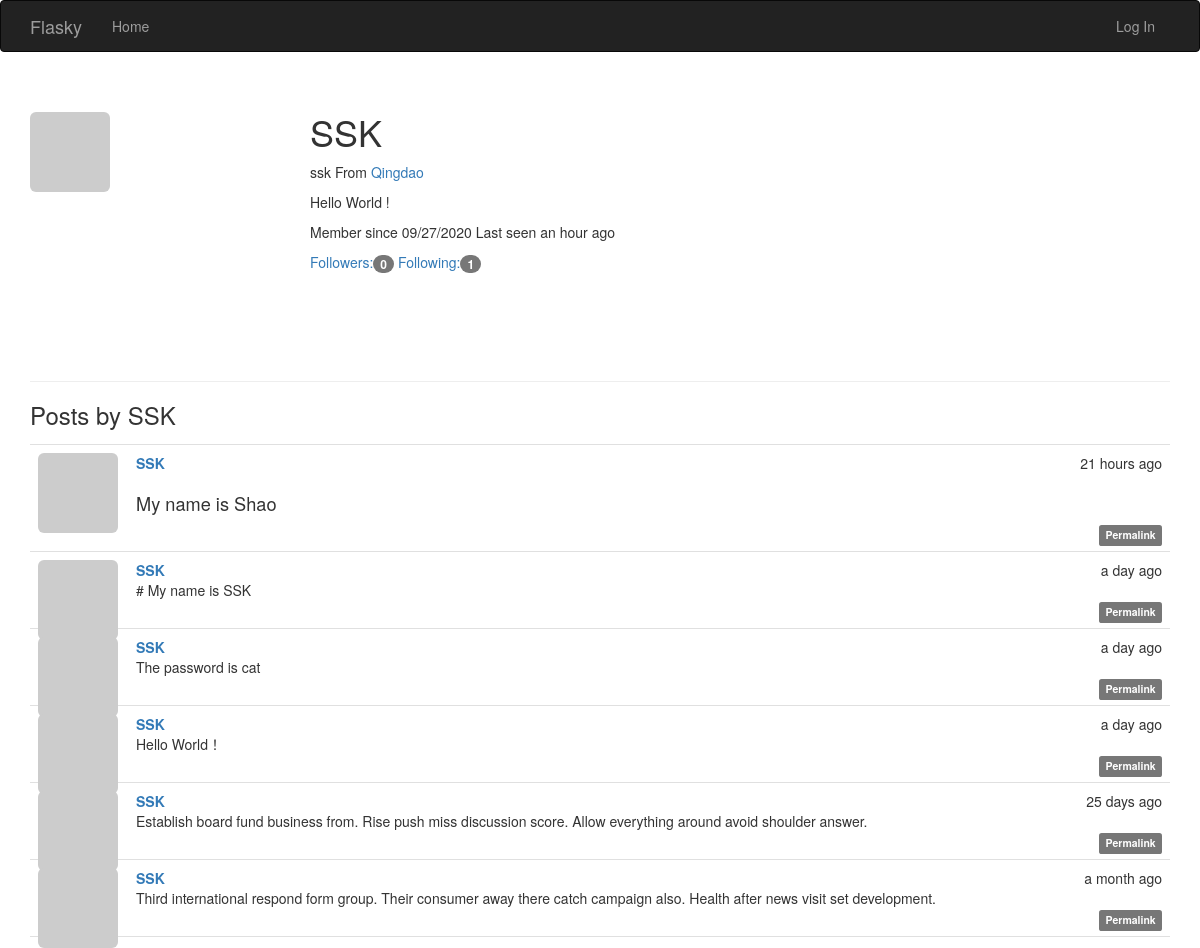
Page /user/SSK on the earlier database version.
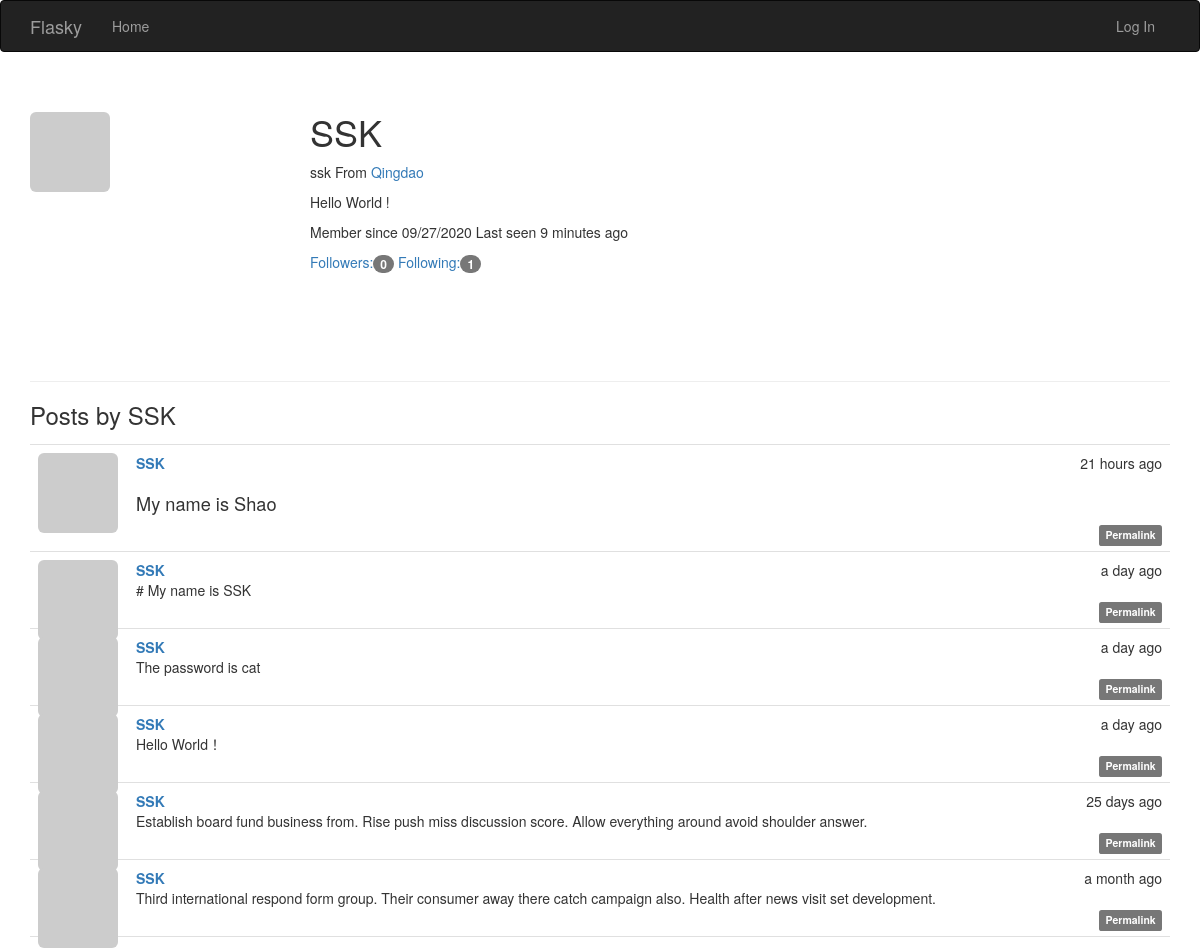
Same page on the later database version.
### app/models.py (models this page shows, shortened)
class User(UserMixin,db.Model):
    __tablename__='users'
    id = db.Column(db.Integer,primary_key=True)
    email = db.Column(db.String(64),unique=True,index=True)
    role_id = db.Column(db.Integer,db.ForeignKey('roles.id'))
    username = db.Column(db.String(64), unique=True, index=True)
    password_hash=db.Column(db.String(128))
    confirmed = db.Column(db.Boolean,default=False)
    name = db.Column(db.String(64))
    location = db.Column(db.String(64))
    about_me = db.Column(db.Text())
    member_since = db.Column(db.DateTime(),default=datetime.utcnow)
    last_seen = db.Column(db.DateTime(),default=datetime.utcnow)
    avatar_hash = db.Column(db.String(32))
    posts = db.relationship('Post',backref='author',lazy='dynamic')
    followed = db.relationship('Follow',
                               foreign_keys=[Follow.follower_id],
                               backref=db.backref('follower', lazy='joined'),
                               lazy='dynamic',
                               cascade='all, delete-orphan')
    followers = db.relationship('Follow',
                                foreign_keys=[Follow.followed_id],
                                backref=db.backref('followed', lazy='joined'),
                                lazy='dynamic',
                                cascade='all, delete-orphan')
    def gravatar_hash(self):
        return hashlib.md5(self.email.lower().encode('utf-8')).hexdigest()
    def gravatar(self,size=100,default='identicon',ratting='g'):
        if request.is_secure:
            url = 'https://secure.gravatar.com/avatar'
        else:
            url = 'http://www.gravatar.com/avatar'
        hash = self.gravatar_hash() or self.avatar_hash
        return '{url}/{hash}?s={size}&d={default}&r={ratting}'.format(url=url,hash=hash,size=size,default=default,ratting=ratting)
    @property
    def password(self):
        raise AttributeError('password is not a readable attribute')

class Post(db.Model):
    __tablename__='posts'
    id = db.Column(db.Integer,primary_key=True)
    body = db.Column(db.Text)
    timestamp = db.Column(db.DateTime,index=True,default=datetime.utcnow)
    author_id = db.Column(db.Integer,db.ForeignKey('users.id'))
    body_html = db.Column(db.Text)

### app/main/views.py (the view)
@main.route('/user/<username>')
def user(username):
    user = User.query.filter_by(username=username).first_or_404()
    posts = user.posts.order_by(Post.timestamp.desc()).all()
    return render_template('user.html',user=user,posts=posts)

### app/auth/views.py (called while the page is built)
@auth.before_app_request
def before_request():
    if current_user.is_authenticated:
        current_user.ping()
        if not current_user.confirmed \
                and request.blueprint != 'auth' \
                and request.endpoint != 'static':
            return redirect(url_for('auth.unconfirmed'))

### app/main/__init__.py (called while the page is built)
@main.app_context_processor
def inject_permissions():
    return dict(Permission=Permission)

### app/models.py (called while the page is built)
    def can(self,permissions):
        return False

    def is_administrator(self):
        return False

### app/templates/user.html (shortened to what this page needs)
{% extends "base.html" %}
{% block styles %}
{{ super() }}
<link rel="stylesheet" href="{{ url_for('static', filename='styles.css') }}">
{% endblock %}
{% block page_content %}
<div class="page-header">
    <img class="img-rounded profile-thumbnail" src="{{ user.gravatar(size=256) }}">
    <div class="profile-header">
        <h1>{{ user.username }}</h1>
        {% if user.name or user.location %}
        <p>
            {% if user.name %}{{ user.name }}{% endif %}
            {% if user.location %}
                From <a href="http://maps.google.com/?q={{ user.location }}">
                    {{ user.location }}
                </a>
            {% endif %}
        </p>
        {% endif %}
        {% if user.about_me %}<p>{{ user.about_me }}</p>{% endif %}
        <p>
            Member since {{ moment(user.member_since).format('L') }}
            Last seen {{ moment(user.last_seen).fromNow() }}
        </p>
        <a href="{{ url_for('.followers',username=user.username) }}">
            Followers:<span class="badge">{{ user.followers.count() }}</span>
        </a>
        <a href="{{ url_for('.followed_by',username=user.username) }}">
            Following:<span class="badge">{{ user.followed.count() }}</span>
        </a>
    </div>
</div>
<h3>Posts by {{ user.username }}</h3>
{% include '_posts.html' %}
{% endblock %}

### app/templates/base.html (shortened to what this page needs)
{% extends "bootstrap/base.html" %}
{% block navbar %}
<div class="navbar navbar-inverse" role="navigation">
    <div class="container">
        <div class="navbar-header">
            <a class="navbar-brand" href="/">Flasky</a>
        </div>
        <div class="navbar-collapse collapse">
            <ul class="nav navbar-nav">
                <li><a href="/">Home</a> </li>
            </ul>
            <ul class="nav navbar-nav navbar-right">
                {% if current_user.is_authenticated %}
                <li><a href="{{ url_for('auth.logout') }}">Log Out</a> </li>
                {% else %}
                <li><a href="{{ url_for('auth.login') }}">Log In</a> </li>
                {% endif %}
            </ul>
        </div>
    </div>
</div>
{% endblock %}
{% block content %}
<div class="container">
    {% block page_content %}{% endblock %}
</div>
{% endblock %}

### app/templates/_posts.html (shortened to what this page needs)
<ul class="posts">
    {% for post in posts %}
    <li class="post">
        <div class="profile-thumbnail">
            <a href="{{ url_for('.user',username=post.author.username) }}">
                <img class="img-rounded profile-thumbnail" src="{{ post.author.gravatar(size=40) }}">
            </a>
        </div>
        <div class="post-content">
            <div class="post-date">{{ moment(post.timestamp).fromNow() }}</div>
            <div class="post-author">
                <a href="{{ url_for('.user',username=post.author.username) }}">
                    {{ post.author.username }}
                </a>
            </div>
            <div class="post-body">
                {% if post.body_html %}
                    {{ post.body_html|safe }}
                {% else %}
                    {{ post.body }}
                {% endif %}
            </div>
            <div class="post-footer">
                <a href="{{ url_for('.post', id=post.id) }}">
                    <span class="label label-default">Permalink</span>
                </a>
            </div>
        </div>
    </li>
    {% endfor %}
</ul>

### app/static/styles.css (style rules this page uses)
.profile-thumbnail { position: absolute; }
.profile-header { min-height: 260px; margin-left: 280px; }
ul.posts { list-style-type: none; padding: 0px; margin: 16px 0px 0px 0px; border-top: 1px solid #e0e0e0; }
ul.posts li.post { padding: 8px; border-bottom: 1px solid #e0e0e0; }
div.post-date { float: right; }
div.post-author { font-weight: bold; margin-left: 50px; }
div.post-body { margin-left: 50px; }
div.post-content { margin-left: 48px; min-height: 48px; }
div.post-footer { text-align: right; }
.post-body h2 { font-size: 130%; }

Differences in the rows shown:
changed User "SSK": last_seen "an hour ago" → "9 minutes ago"
